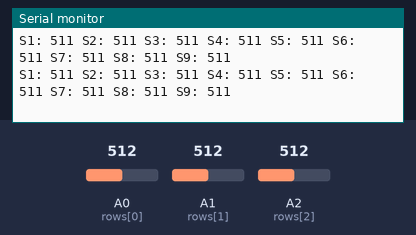
A sketch run on a simulated Arduino Uno, built with avr-gcc and run on an emulated ATmega328P. Parts: the last lines printed to the serial monitor. The test bench sets the inputs (shaded band); at power-on: A0 (rows[0]) = 512, A1 (rows[1]) = 512, A2 (rows[2]) = 512.

Above: at 1.2 s.
1.3 s: A0 (rows[0]) set to 25
At 1.43 s:
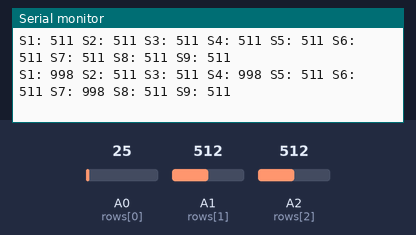
4.3 s: A0 (rows[0]) set to 20
At 4.32 s:
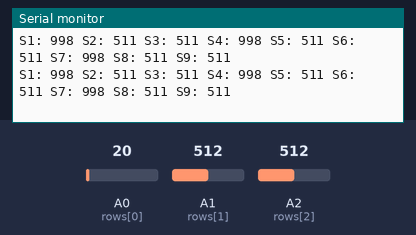
5.8 s: A1 (rows[1]) set to 26
At 5.81 s:
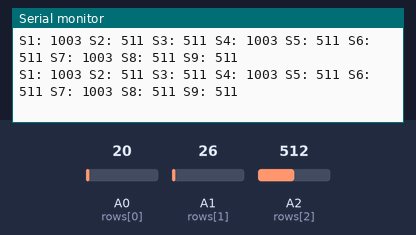
7.3 s: A1 (rows[1]) set to 22
At 7.32 s:
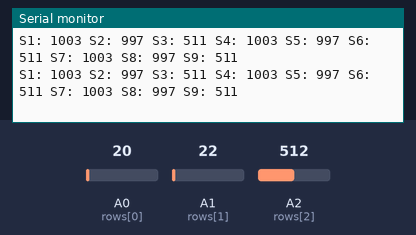
10.3 s: A2 (rows[2]) set to 26
At 10.35 s:
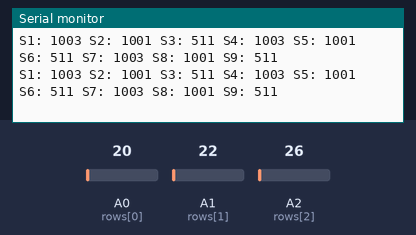
13.3 s: A2 (rows[2]) set to 22
At 13.31 s:
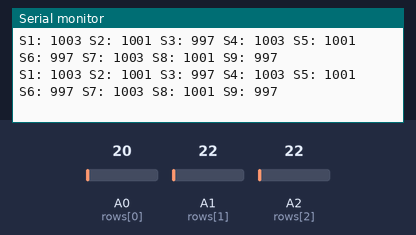
Timing chart, 0 to 15.8 s (numbered marks = the images above; inputs shaded):
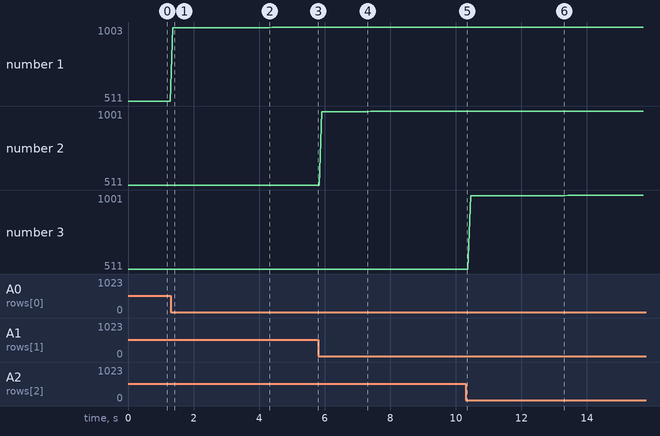

Measured:
- after the input at 1.3 s, the serial monitor: prints a new line after 0.07 s (image 1)
- plotted number 1: 511 → 998 after the input at 1.3 s, 998 → 1003 after the input at 4.3 s
- plotted number 2: 511 → 997 after the input at 5.8 s, 997 → 1001 after the input at 7.3 s

The sketch:

nine_sensor_points_attempt1.ino
```cpp
#define numRows 3
#define numCols 3
#define sensorPoints numRows* numCols

int rows[] = { A0, A1, A2 };
int cols[] = { 5, 6, 7 };
int incomingValues[sensorPoints] = {};

void setup() {
  // set all rows and columns to INPUT (high impedance):
  for (int i = 0; i < numRows; i++) {
    pinMode(rows[i], INPUT_PULLUP);
  }
  for (int i = 0; i < numCols; i++) {
    pinMode(cols[i], INPUT);
  }
  Serial.begin(9600);
}

void loop() {
  for (int colCount = 0; colCount < numCols; colCount++) {
    pinMode(cols[colCount], OUTPUT);    // set as OUTPUT
    digitalWrite(cols[colCount], LOW);  // set LOW

    for (int rowCount = 0; rowCount < numRows; rowCount++) {
      incomingValues[colCount * numRows + rowCount] = analogRead(rows[rowCount]);  // read INPUT
    }                                                                              // end rowCount

    pinMode(cols[colCount], INPUT);  // set back to INPUT!

  }  // end colCount
  String data;
  // Print the incoming values of the grid:
  for (int i = 0; i < sensorPoints; i++) {
    if (i == 0) {data.concat("S1: "); data.concat(1023 - incomingValues[i]);
    }else if (i == 1){ data.concat(" S2: "); data.concat(1023 - incomingValues[i]);
    }else if (i == 2){ data.concat(" S3: "); data.concat(1023 - incomingValues[i]);
    }else if (i == 3){ data.concat(" S4: "); data.concat(1023 - incomingValues[i]);
    }else if (i == 4){ data.concat(" S5: "); data.concat(1023 - incomingValues[i]);
    }else if (i == 5){ data.concat(" S6: "); data.concat(1023 - incomingValues[i]);
    }else if (i == 6){ data.concat(" S7: "); data.concat(1023 - incomingValues[i]);
    }else if (i == 7){ data.concat(" S8: "); data.concat(1023 - incomingValues[i]);
    }else if (i == 8){ data.concat(" S9: "); data.concat(1023 - incomingValues[i]);
    }

    //Serial.print(incomingValues[i]);
    //Serial.print("\t"); //this is an escape sequence, you tell it to skip one
  }
  Serial.println(data);
}
```
